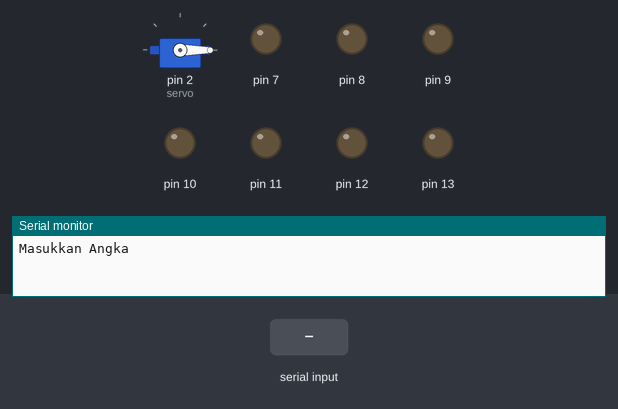
Bench run of a sketch on a simulated Arduino Uno, built with avr-gcc and run on an emulated ATmega328P. On the bench: servo, output pins drawn as LEDs (lit = HIGH), the last lines printed to the serial monitor. The inputs (shaded band) are chosen by the test bench.

Above: at 1.2 s.
1.3 s: "1\n" received over Serial
At 1.9 s:
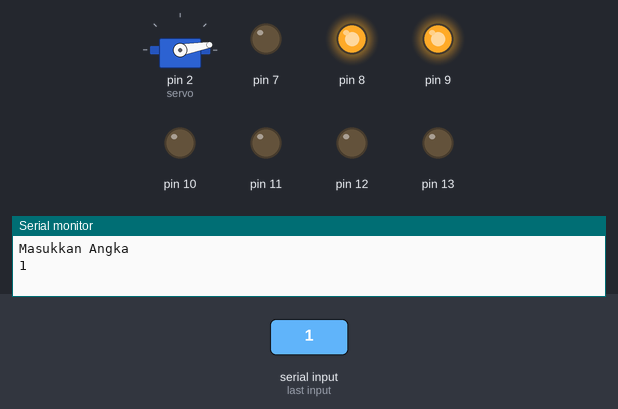
2.8 s: "2\n" received over Serial
At 3.2 s:
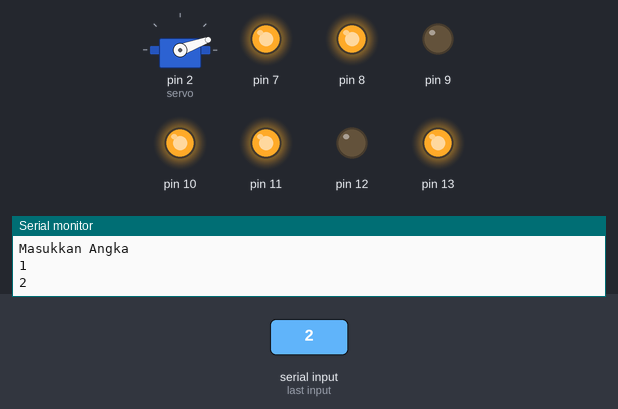
4.4 s: "90,45\n" received over Serial
At 5.6 s:
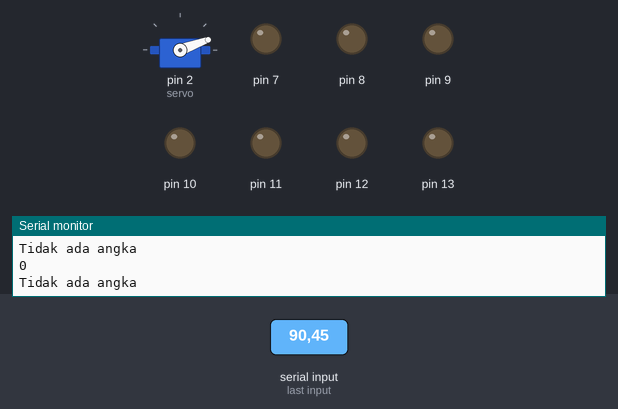
6.0 s: "3\n" received over Serial
At 6.7 s:
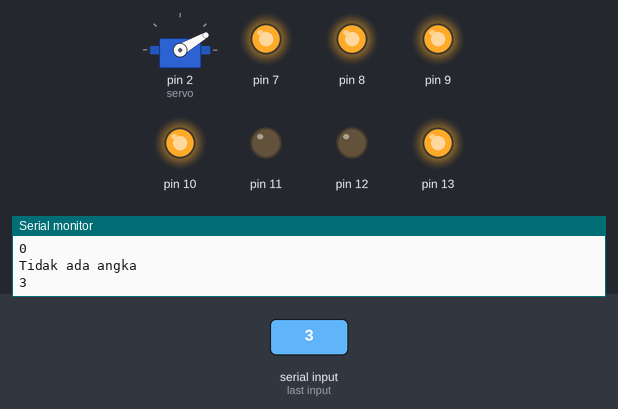
7.5 s: "4\n" received over Serial
At 8.0 s:
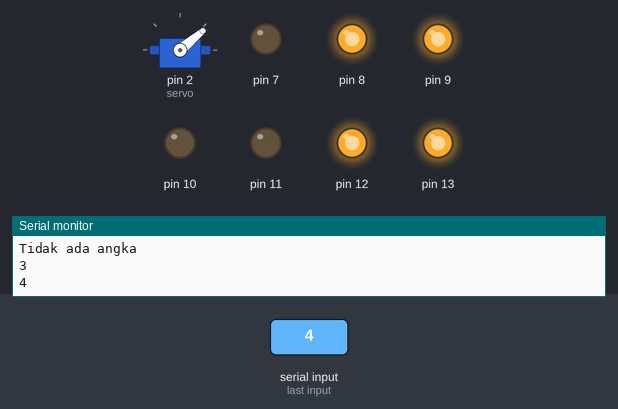
9.1 s: "30,150\n" received over Serial
At 10.4 s:
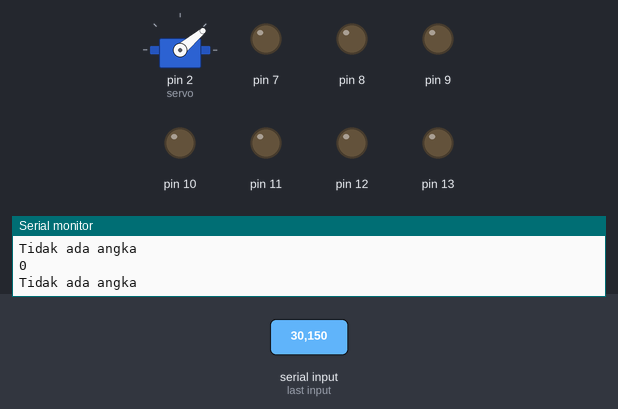
Timing chart, 0 to 11.7 s (numbered marks = the images above; inputs shaded):
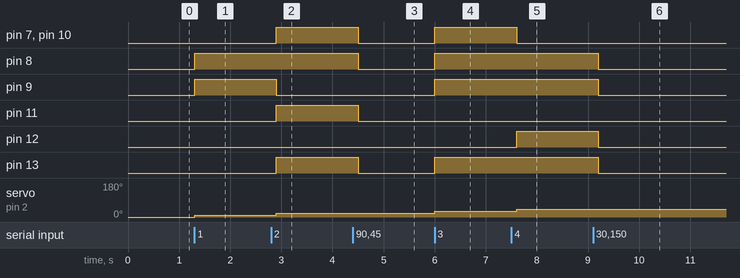

Measured:
- after the input at 1.3 s, pin 8, pin 9: LOW → HIGH at once; servo on pin 2 (servo): 0° → 10° at once
- after the input at 2.8 s, pin 7, pin 10, pin 11, pin 13: LOW → HIGH after 0.10 s; pin 9: HIGH → LOW after 0.10 s; servo on pin 2 (servo): 10° → 20° after 0.10 s
- after the input at 4.4 s, pin 7, pin 8, pin 10, pin 11, pin 13: HIGH → LOW after 0.10 s
- after the input at 6.0 s, pin 7–10, pin 13: LOW → HIGH at once; servo on pin 2 (servo): 20° → 30° at once
- after the input at 7.5 s, pin 7, pin 10: HIGH → LOW after 0.10 s; pin 12: LOW → HIGH after 0.10 s; servo on pin 2 (servo): 30° → 40° after 0.10 s
- after the input at 9.1 s, pin 8, pin 9, pin 12, pin 13: HIGH → LOW after 0.10 s

The sketch:

ServoAndSevenSegmentDerajat.ino
```cpp
#include <Servo.h>
Servo servo;
int pos = 0;
void setup() {
  // put your setup code here, to run once:
  for(int i = 13; i > 6; i--){
    pinMode(i, OUTPUT);
  }
  Serial.begin(9600);
  servo.attach(2);
  Serial.println("Masukkan Angka");
}

void off(){
  for(int i = 13; i > 6; i--){
    digitalWrite(i, 0);
  }
}

void loop() {
  // put your main code here, to run repeatedly:
  off();
  servo.write(pos);
  while(Serial.available() == 0){}
  int pass = Serial.parseInt();
  Serial.println(pass);
  if(pass == 1){
    while(Serial.available() == 1){
      digitalWrite(8, 1);
      digitalWrite(9, 1);
      pos = 10;
      servo.write(pos);
      delay(200);
    }
  }
  else if(pass == 2){
    while(Serial.available() == 1){
      digitalWrite(7, 1);
      digitalWrite(8, 1);
      digitalWrite(13, 1);
      digitalWrite(11, 1);
      digitalWrite(10, 1);
      pos = 20;
      servo.write(pos);
      delay(200);
    }
  }
  else if(pass == 3){
    while(Serial.available() == 1){
      digitalWrite(7, 1);
      digitalWrite(8, 1);
      digitalWrite(9, 1);
      digitalWrite(10, 1);
      digitalWrite(13, 1);
      pos = 30;
      servo.write(pos);
      delay(200);
    }
  }
  else if(pass == 4){
    while(Serial.available() == 1){
      digitalWrite(8, 1);
      digitalWrite(9, 1);
      digitalWrite(12, 1);
      digitalWrite(13, 1);
      pos = 40;
      servo.write(pos);
      delay(200);
    }
  }
  else if(pass == 5){
    while(Serial.available() == 1){
      digitalWrite(7, 1);
      digitalWrite(12, 1);
      digitalWrite(13, 1);
      digitalWrite(9, 1);
      digitalWrite(10, 1);
      pos = 50;
      servo.write(pos);
      delay(200);
    }
  }
  else if(pass == 6){
    while(Serial.available() == 1){
      digitalWrite(7, 1);
      digitalWrite(12, 1);
      digitalWrite(13, 1);
      digitalWrite(11, 1);
      digitalWrite(9, 1);
      digitalWrite(10, 1);
      pos = 60;
      servo.write(pos);
      delay(200);
    }
  }
  else if(pass == 7){
    while(Serial.available() == 1){
      digitalWrite(7, 1);
      digitalWrite(8, 1);
      digitalWrite(9, 1);
      pos = 70;
      servo.write(pos);
      delay(200);
    }
  }
  else if(pass == 8){
    while(Serial.available() == 1){
      for(int i = 13; i > 6; i--){
        digitalWrite(i, 1);
      }
      pos = 80;
      servo.write(pos);
      delay(200);
    }
  }
  else if(pass == 9){
    while(Serial.available() == 1){
      digitalWrite(7, 1);
      digitalWrite(8, 1);
      digitalWrite(9, 1);
      digitalWrite(10, 1);
      digitalWrite(12, 1);
      digitalWrite(13, 1);
      pos = 90;
      servo.write(pos);
      delay(200);
    }
  }
  else {
    Serial.println("Tidak ada angka");
    pos = pos;
  }
}
```
